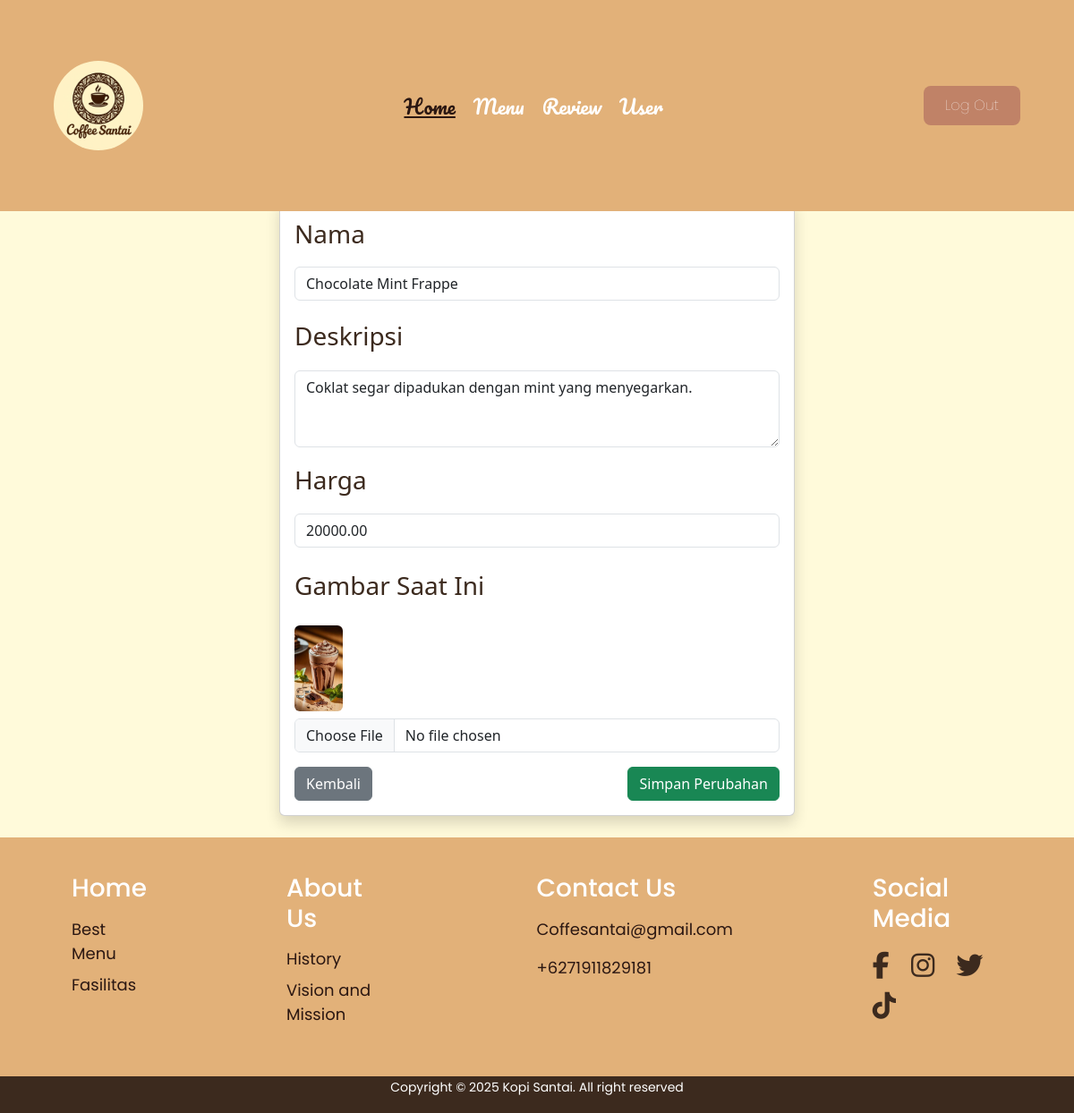
The page /admin/edit_minuman.php?id=1 (signed in) on the database its author committed.
### tables this page shows
CREATE TABLE `minuman` (
  `id` int(100) NOT NULL,
  `nama` varchar(100) NOT NULL,
  `deskripsi` text NOT NULL,
  `harga` decimal(10,2) NOT NULL,
  `gambar` varchar(100) NOT NULL
);

### admin/edit_minuman.php (the view, shortened to what this page needs)
<?php
require_once __DIR__ . '/../inc/db.php';
$id = $_GET['id'];
$sql = "SELECT * FROM minuman WHERE id = ?";
$stmt = $conn->prepare($sql);
$stmt->bind_param("i", $id);
$stmt->execute();
$result = $stmt->get_result();
$menu = $result->fetch_assoc();
?>
<!DOCTYPE html>
<html lang="en">
<head>
    <link rel="stylesheet" href="https://cdnjs.cloudflare.com/ajax/libs/font-awesome/6.5.0/css/all.min.css"/>
    <link rel="stylesheet" href="../css/top_menu.css">
    <link href="https://cdn.jsdelivr.net/npm/bootstrap@5.3.0/dist/css/bootstrap.min.css" rel="stylesheet">
</head>
</head>
<body>
    <header class="header">
        <div class="logo">
            <img src="../image/logo.jpg" alt="Logo" width="100" height="100">
        </div>
        <nav class="navbar">
            <a href="#" class="active">Home</a>
            <a href="menu.php">Menu</a>
            <a href="review.php">Review</a>
            <a href="user.php">User</a>
        </nav>
        <div class="logout">
            <a href="logout.php">Log Out</a>
        </div>
    </header>
    <main class="main">
        <div class="section-header">
            <h2>Edit Data Menu</h2>
        </div>
        <div class="container mt-5">
    <div class="card shadow">
        <div class="card-body">
            <form method="POST" enctype="multipart/form-data" action="update_minuman.php">
                <div class="mb-3">
                    <label class="form-label"><h3>Nama</h3></label>
                    <input type="text" name="nama" class="form-control" value="<?= htmlspecialchars($menu['nama']); ?>" required>
                </div>
                <div class="mb-3">
                    <label class="form-label"><h3>Deskripsi</h3></label>
                    <textarea name="deskripsi" class="form-control" rows="3" required><?= htmlspecialchars($menu['deskripsi']); ?></textarea>
                </div>
                <div class="mb-3">
                    <label class="form-label"><h3>Harga</h3></label>
                    <input type="number" name="harga" class="form-control" value="<?= $menu['harga']; ?>" required>
                </div>
                <div class="mb-3">
                    <label class="form-label"><h3>Gambar Saat Ini</h3></label><br>
                    <img src="../image/<?= htmlspecialchars($menu['gambar']); ?>" width="100" height="100" class="rounded mb-2">
                    <input type="file" name="gambar" class="form-control">
                </div>
                <div class="d-flex justify-content-between">
                    <a href="menu.php" class="btn btn-secondary">Kembali</a>
                    <button type="submit" class="btn btn-success">Simpan Perubahan</button>
                </div>
            </form>
        </div>
    </div>
</div>
    </main>
    <footer class="footer">
        <div class="footer-container">
            <div class="footer-column">
            <h3>Home</h3>
            <ul>
                <li><a href="#">Best Menu</a></li>
                <li><a href="#">Fasilitas</a></li>
            </ul>
            </div>
            <div class="footer-column">
            <h3>About Us</h3>
            <ul>
                <li><a href="#">History</a></li>
                <li><a href="#">Vision and Mission</a></li>
            </ul>
            </div>
            <div class="footer-column">
            <h3>Contact Us</h3>
            <p><a href="mailto:coffesantai@gmail.com">Coffesantai@gmail.com</a></p>
            <p><a href="tel:+6271911829181">+6271911829181</a></p>
            </div>
            <div class="footer-column">
            <h3>Social Media</h3>
            <div class="social-icons">
                <a href="#"><i class="fab fa-facebook-f"></i></a>
                <a href="#"><i class="fab fa-instagram"></i></a>
                <a href="#"><i class="fab fa-twitter"></i></a>
                <a href="#"><i class="fab fa-tiktok"></i></a>
            </div>
            </div>
        </div>
        <div class="footer-bottom">
            <p>Copyright © 2025 Kopi Santai. All right reserved</p>
        </div>
    </footer>
</body>
</html>

### css/top_menu.css (style rules this page uses)
body { margin: 0; padding: 0; }
.header { top: 0; left: 0; background-color: #E2B179; position: fixed; width: 100%; height: 19%; display: flex; justify-content: space-between; padding: 0 5%; align-items: center; box-sizing: border-box; z-index: 100; }
.logo img { border-radius: 50%; }
.navbar { display: flex; gap: 20px; }
.navbar a { font-family: Pacifico; font-size: 22px; color: #ffffff; text-decoration: none; font-weight: 500; transition: 0.8s; }
.navbar a:hover, .navbar a.active { color: #2B1712; font-weight: 200; text-decoration: underline; }
.logout { width: 10%; padding: 10px 20px; background-color: #C08267; color: #fff; font-family: 'Poppins', sans-serif; font-weight: 600; border-radius: 8px; cursor: pointer; transition: 0.8s; text-decoration: none; display: flex; justify-content: center; align-items: center; transition: 0.8s; }
.logout a { color: #fff; text-decoration: none; font-family: 'Poppins', sans-serif; font-weight: 1; }
.main { margin-top: 8.5%; padding: 2% 25%; background-color: #FFFADA; height: auto; }
.section-header { text-align: center; padding: 10px; color: #2B1712; }
.section-header h2 { font-family: 'Poppins', sans-serif; font-size: 25px; margin: 0; padding: 0; font-weight: 600; color: #2B1712; }
.card-body h3 { padding: 5% 0; color: #3c2a1e; }
.mb-3 img { width: 10%; height: auto }
.footer { background-color: #e2b179; color: #fff; font-family: 'Poppins', sans-serif; }
.footer-container { display: flex; padding: 40px 80px 20px; justify-content: flex-start; gap: 15%; }
.footer-column h3 { font-size: 28px; margin-bottom: 15px; }
.footer-column ul { list-style: none; padding: 0; }
.footer-column ul li { margin-bottom: 8px; }
.footer-column a { text-decoration: none; font-size: 18px; color: #2B1712; transition: 0.3s; }
.social-icons a { margin-right: 20px; font-size: 30px; color: #3c2a1e; transition: 0.3s; }
.footer-bottom { background-color: #3c2a1e; color: #fff; text-align: center; padding: 0; font-size: 14px; margin-top: 20px; padding: 2px 0; }

### rows shown on the page
minuman: nama "Chocolate Mint Frappe", deskripsi "Coklat segar dipadukan dengan mint yang menyegarkan.", harga "20000.00", gambar (picture)
